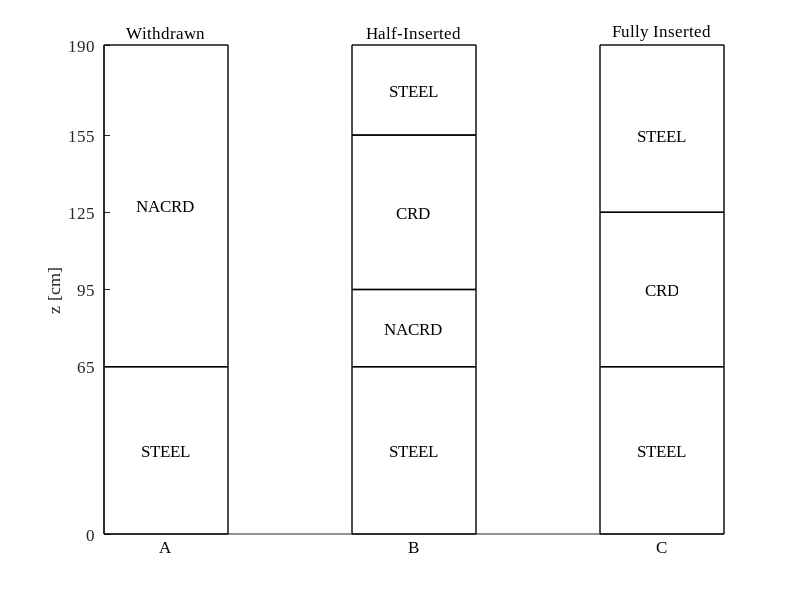

Reproduce this figure in MATLAB.
clear
close all

width = 20;
LW = 1;
FN = 'Times New Roman';
FS = 12;

% knk_control_rod_geometry
rect = @(w,h)([0,0;...
    w,0;
    w,h;
    0,h;
    0,0]);

bottom_steel = rect(width,65.0);
first_sodium = rect(width,125.0);
second_sodium = rect(width,30.0);
second_steel = rect(width,35.0);
control_rod = rect(width,60.0);

figure
hold on
% Withdrawn
buffer = 0.0;
plot(bottom_steel(:,1)+buffer,bottom_steel(:,2),'k-','LineWidth',LW)
plot(first_sodium(:,1)+buffer,first_sodium(:,2)+max(bottom_steel(:,2)),'k-','LineWidth',LW)
text(buffer+0.5*width,32.5,'STEEL','FontName',FN,'FontSize',FS,'HorizontalAlignment','center','VerticalAlignment','middle');
text(buffer+0.5*width,127.5,'NACRD','FontName',FN,'FontSize',FS,'HorizontalAlignment','center','VerticalAlignment','middle');
text(buffer+0.5*width,195,'Withdrawn','FontName',FN,'FontSize',FS,'HorizontalAlignment','center','VerticalAlignment','middle');
text(buffer+0.5*width,-5,'A','FontName',FN,'FontSize',FS,'HorizontalAlignment','center','VerticalAlignment','middle');
buffer = width*2;
plot(bottom_steel(:,1)+buffer,bottom_steel(:,2),'k-','LineWidth',LW)
plot(second_sodium(:,1)+buffer,second_sodium(:,2)+max(bottom_steel(:,2)),'k-','LineWidth',LW)
plot(control_rod(:,1)+buffer,control_rod(:,2)+95.,'k-','LineWidth',LW)
plot(second_steel(:,1)+buffer,second_steel(:,2)+155.,'k-','LineWidth',LW)
text(buffer+0.5*width,32.5,'STEEL','FontName',FN,'FontSize',FS,'HorizontalAlignment','center','VerticalAlignment','middle');
text(buffer+0.5*width,80,'NACRD','FontName',FN,'FontSize',FS,'HorizontalAlignment','center','VerticalAlignment','middle');
text(buffer+0.5*width,125.,'CRD','FontName',FN,'FontSize',FS,'HorizontalAlignment','center','VerticalAlignment','middle');
text(buffer+0.5*width,172.5,'STEEL','FontName',FN,'FontSize',FS,'HorizontalAlignment','center','VerticalAlignment','middle');
text(buffer+0.5*width,195,'Half-Inserted','FontName',FN,'FontSize',FS,'HorizontalAlignment','center','VerticalAlignment','middle');
text(buffer+0.5*width,-5,'B','FontName',FN,'FontSize',FS,'HorizontalAlignment','center','VerticalAlignment','middle');
buffer = width*4;
plot(bottom_steel(:,1)+buffer,bottom_steel(:,2),'k-','LineWidth',LW)
plot(control_rod(:,1)+buffer,control_rod(:,2)+65.,'k-','LineWidth',LW)
plot(bottom_steel(:,1)+buffer,bottom_steel(:,2)+125.,'k-','LineWidth',LW)
text(buffer+0.5*width,32.5,'STEEL','FontName',FN,'FontSize',FS,'HorizontalAlignment','center','VerticalAlignment','middle');
text(buffer+0.5*width,95.,'CRD','FontName',FN,'FontSize',FS,'HorizontalAlignment','center','VerticalAlignment','middle');
text(buffer+0.5*width,155.,'STEEL','FontName',FN,'FontSize',FS,'HorizontalAlignment','center','VerticalAlignment','middle');
text(buffer+0.5*width,195,'Fully Inserted','FontName',FN,'FontSize',FS,'HorizontalAlignment','center','VerticalAlignment','middle');
text(buffer+0.5*width,-5,'C','FontName',FN,'FontSize',FS,'HorizontalAlignment','center','VerticalAlignment','middle');
hold off
ylabel('z [cm]')
set(gca,'xtick',[])
xlim([0,width*5])
ylim([0,190])
yticks([0,65,95,125,155,190])
set(gca,'FontName',FN,'FontSize',FS)
print(gcf,'../figs/knk_control_rod_geometry.eps','-depsc2');
close(gcf)
